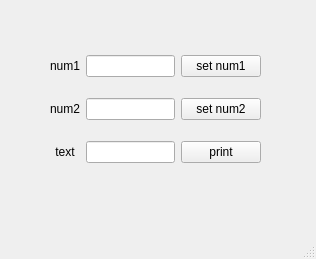
<?xml version="1.0" encoding="UTF-8"?>
<ui version="4.0">
 <class>MainWindow</class>
 <widget class="QMainWindow" name="MainWindow">
  <property name="geometry">
   <rect>
    <x>0</x>
    <y>0</y>
    <width>316</width>
    <height>259</height>
   </rect>
  </property>
  <property name="windowTitle">
   <string>qt_test</string>
  </property>
  <widget class="QWidget" name="centralwidget">
   <widget class="QWidget" name="gridLayoutWidget">
    <property name="geometry">
     <rect>
      <x>50</x>
      <y>40</y>
      <width>211</width>
      <height>141</height>
     </rect>
    </property>
    <layout class="QGridLayout" name="gridLayout">
     <item row="0" column="2">
      <widget class="QPushButton" name="btn_num1">
       <property name="text">
        <string>set num1</string>
       </property>
      </widget>
     </item>
     <item row="2" column="1">
      <widget class="QLineEdit" name="le_text"/>
     </item>
     <item row="1" column="1">
      <widget class="QLineEdit" name="le_num2"/>
     </item>
     <item row="0" column="1">
      <widget class="QLineEdit" name="le_num1"/>
     </item>
     <item row="1" column="2">
      <widget class="QPushButton" name="btn_num2">
       <property name="text">
        <string>set num2</string>
       </property>
      </widget>
     </item>
     <item row="2" column="2">
      <widget class="QPushButton" name="btn_text">
       <property name="text">
        <string>print</string>
       </property>
      </widget>
     </item>
     <item row="0" column="0">
      <widget class="QLabel" name="lb_num1">
       <property name="text">
        <string>num1</string>
       </property>
       <property name="alignment">
        <set>Qt::AlignCenter</set>
       </property>
      </widget>
     </item>
     <item row="1" column="0">
      <widget class="QLabel" name="lb_num2">
       <property name="text">
        <string>num2</string>
       </property>
       <property name="alignment">
        <set>Qt::AlignCenter</set>
       </property>
      </widget>
     </item>
     <item row="2" column="0">
      <widget class="QLabel" name="lb_text">
       <property name="text">
        <string>text</string>
       </property>
       <property name="alignment">
        <set>Qt::AlignCenter</set>
       </property>
      </widget>
     </item>
    </layout>
   </widget>
  </widget>
  <widget class="QMenuBar" name="menubar">
   <property name="geometry">
    <rect>
     <x>0</x>
     <y>0</y>
     <width>316</width>
     <height>22</height>
    </rect>
   </property>
  </widget>
  <widget class="QStatusBar" name="statusbar"/>
 </widget>
 <resources/>
 <connections>
  <connection>
   <sender>btn_num1</sender>
   <signal>clicked()</signal>
   <receiver>MainWindow</receiver>
   <slot>SetNum1()</slot>
   <hints>
    <hint type="sourcelabel">
     <x>246</x>
     <y>93</y>
    </hint>
    <hint type="destinationlabel">
     <x>290</x>
     <y>89</y>
    </hint>
   </hints>
  </connection>
  <connection>
   <sender>btn_num2</sender>
   <signal>clicked()</signal>
   <receiver>MainWindow</receiver>
   <slot>SetNum2()</slot>
   <hints>
    <hint type="sourcelabel">
     <x>251</x>
     <y>136</y>
    </hint>
    <hint type="destinationlabel">
     <x>295</x>
     <y>137</y>
    </hint>
   </hints>
  </connection>
  <connection>
   <sender>btn_text</sender>
   <signal>clicked()</signal>
   <receiver>MainWindow</receiver>
   <slot>PrintText()</slot>
   <hints>
    <hint type="sourcelabel">
     <x>246</x>
     <y>173</y>
    </hint>
    <hint type="destinationlabel">
     <x>289</x>
     <y>176</y>
    </hint>
   </hints>
  </connection>
 </connections>
 <slots>
  <slot>SetNum1()</slot>
  <slot>SetNum2()</slot>
  <slot>PrintText()</slot>
 </slots>
</ui>
